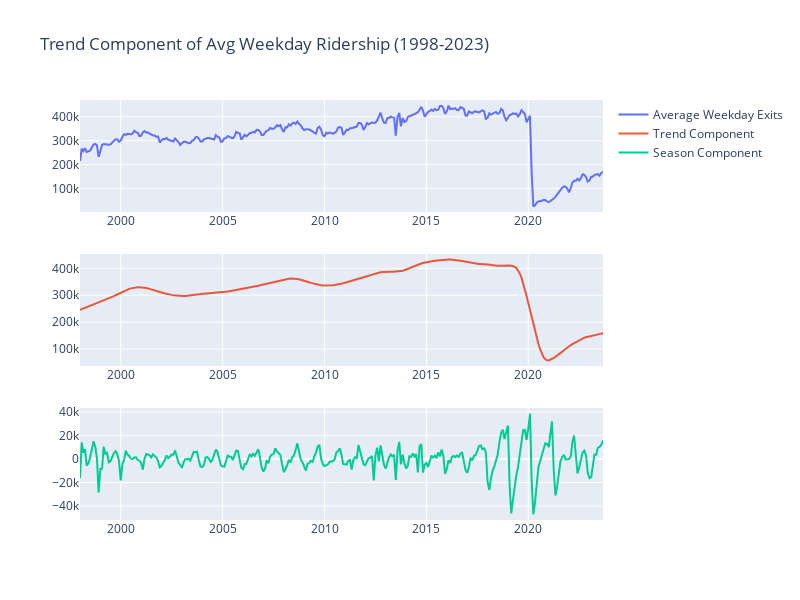

The notebook cell saved with this chart:
### Code cell
from plotly.subplots import make_subplots
import plotly.graph_objects as go

fig = make_subplots(rows=3, cols=1)

fig.add_trace(go.Scatter(x=monthly_weekday_exits.Date, y=monthly_weekday_exits.avg_exits, name='Average Weekday Exits'),
    row=1, col=1)

fig.add_trace(go.Scatter(x=post_trend.Date, y=post_trend.trend, name='Trend Component'),
    row=2, col=1)

fig.add_trace(go.Scatter(x=post_seasonal.Date, y=post_seasonal.season, name='Season Component'),
    row=3, col=1)

fig.update_layout(height=600, width=800, title_text="Trend Component of Avg Weekday Ridership (1998-2023)")
fig.show()

#py.plot(fig, filename="Trend Component of Avg Weekday Ridership (1998-2023)", auto_open = True);

### Figure 1 — Plotly figure (JSON) as saved in the notebook; plotly's stock layout.template omitted (floating-point values rounded to 4 significant figures; data arrays with more than 128 entries replaced by an {"elided": "..."} marker saying what was removed)
{"data": [{"name": "Average Weekday Exits", "type": "scatter", "x": {"elided": "309 str values"}, "xaxis": "x", "y": {"elided": "309 float values"}, "yaxis": "y"}, {"name": "Trend Component", "type": "scatter", "x": {"elided": "309 str values"}, "xaxis": "x2", "y": {"elided": "309 float values"}, "yaxis": "y2"}, {"name": "Season Component", "type": "scatter", "x": {"elided": "309 str values"}, "xaxis": "x3", "y": {"elided": "309 float values"}, "yaxis": "y3"}], "layout": {"height": 600, "title": {"text": "Trend Component of Avg Weekday Ridership (1998-2023)"}, "width": 800, "xaxis": {"anchor": "y", "domain": [0, 1]}, "xaxis2": {"anchor": "y2", "domain": [0, 1]}, "xaxis3": {"anchor": "y3", "domain": [0, 1]}, "yaxis": {"anchor": "x", "domain": [0.7333, 1]}, "yaxis2": {"anchor": "x2", "domain": [0.3667, 0.6333]}, "yaxis3": {"anchor": "x3", "domain": [0, 0.2667]}}}
